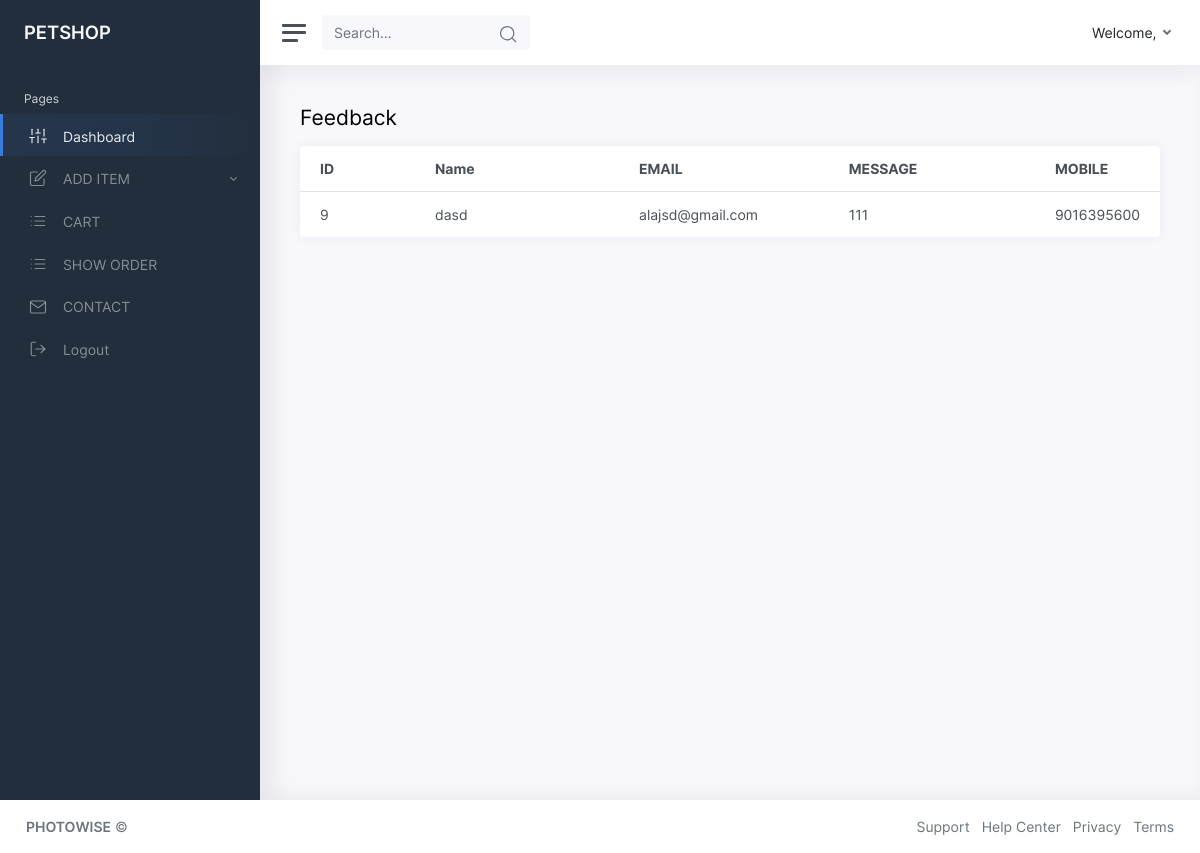
The page /ADMIN/feedback.php on the database its author committed.
### tables this page shows
CREATE TABLE `contact` (
  `id` int(11) NOT NULL,
  `name` varchar(100) NOT NULL,
  `email` varchar(50) NOT NULL,
  `mobile` varchar(10) NOT NULL,
  `message` text NOT NULL
);

### ADMIN/feedback.php (the view, shortened to what this page needs)
<?php
include'connection.php';
$feedback=$obj->query("select * from contact");
?>
<!DOCTYPE html>
<html lang="en">
<head>
	<link href="css/app.css" rel="stylesheet">
</head>
<body>
	<div class="wrapper">
		<?php
		include'common/sidebar.php';
		?>
		<div class="main">
			<?php
			include'common/header.php';
			?>
			<main class="content">
				 <div class="container-fluid p-0">
					<h1 class="h3 mb-3">Feedback</h1>
				</div>
						<div class="col-12 col-xl-12">
							<div class="card">
								<table class="table">
									<thead>
										<tr>
											<th style="width:15%">ID</th>
											<th style="width:25%">Name</th>
											<th style="width:25%">EMAIL</th>
											<th style="width:25%">MESSAGE</th>
											<th style="width:25%">MOBILE</th>
										</tr>
									</thead>
									<tbody>
										<?php
										while($row=$feedback->fetch_object())
										{
											?>
											<tr>
												<td> <?php echo $row->id; ?></td>
											<td><?php echo $row->name; ?></td>
											<td> <?php echo $row->email; ?></td>
											<td> <?php echo $row->message; ?></td>
											<td> <?php echo $row->mobile; ?></td>
										</tr>
										<?php
										 }
										 ?>
									</tbody>
								</table>
							</div>
						</div>
					</div>
				</div>
		<?php include'common/footer.php';?>
</body>
</html>

### rows shown on the page
contact: id "9", name "dasd", email "alajsd@gmail.com", message "111", mobile "9016395600"
